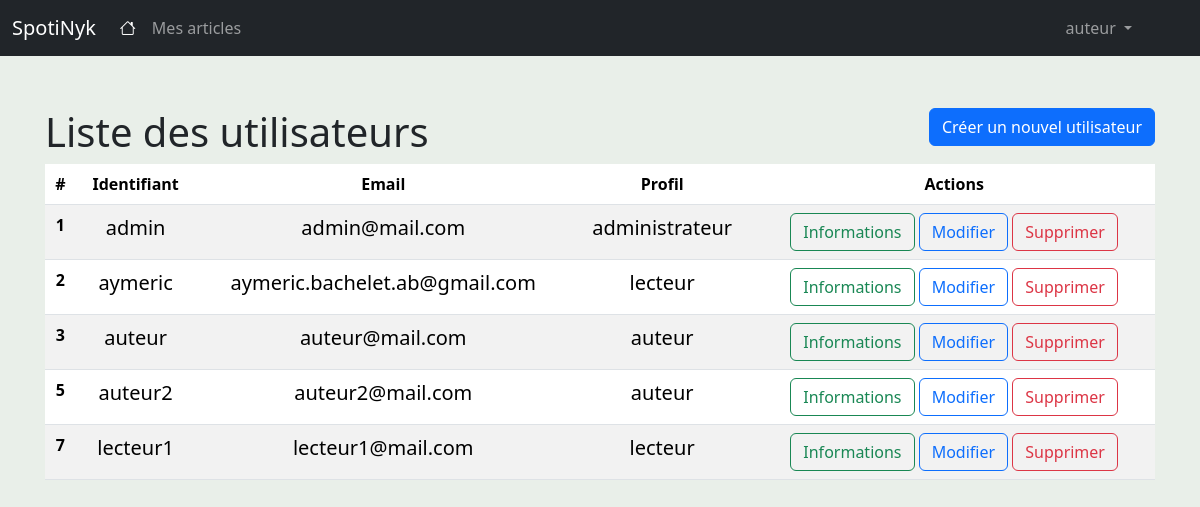
The app's page /admin/usagers (signed in) with its own data.
### app/models/tables.py (models this page shows, shortened)
class Usagers(db.Model):
    id = db.Column(db.Integer, primary_key=True)
    username = db.Column(db.String(80), unique=True, nullable=False)
    email = db.Column(db.String(120), unique=True, nullable=False)
    password = db.Column(db.String(100), nullable=False)
    profil_id = db.Column(db.Integer, db.ForeignKey('profils.id'), nullable=False)

### app/controllers/admin_controller.py (the view)
@login_required
def usagers():
    usagers = Usagers.query.all()
    return render_template('liste_usagers.html', usagers=usagers)

### app/ext/login.py (called while the page is built)
def init_app(app):
    lm.init_app(app)
    lm.login_view = 'default.login' #définir login_view : indiquer à Flask l'URL d'authentification des utilisateurs
    @lm.user_loader
    def load_usager(usager_id):
        return Usagers.query.get(usager_id)

### app/templates/liste_usagers.html (shortened to what this page needs)
{% extends "base.html" %}
{% block content %}
<div class="row">
    <div class="col">
        <h1 class="mt-5">Liste des utilisateurs</h1>
    </div>
    <div class="col text-end">
        <a class="btn btn-primary mt-5" href="{{url_for('admin.createUsager')}}"> Créer un nouvel utilisateur</a>
    </div>
</div>
<table class="table table-striped" style="text-align: center">
    <thead>
        <tr>
            <th scope="col">#</th>
            <th scope="col">Identifiant</th>
            <th scope="col">Email</th>
            <th scope="col">Profil</th>
            <th scope="col">Actions</th>
        </tr>
    </thead>
    <tbody>
        {% for usager in usagers %}
            <tr>
                <th scope="row">{{usager.id}}</th>
                <td class="lead">{{usager.username}}</td>
                <td class="lead">{{usager.email}}</td>
                <td class="lead">
                    {% if usager.profil_id == 1 %}
                        administrateur
                    {% elif usager.profil_id == 2 %}
                        auteur
                    {% else %}
                        lecteur
                    {% endif %}
                </td>
                <td>
                    <form action="{{ url_for('admin.destroyUsager', usager_id=usager.id) }}"
                          method="GET">
                        <a href="{{ url_for('admin.showUsager', usager_id=usager.id) }}"
                            class="btn btn-outline-success"
                            role="button">
                                Informations
                        </a>
                        <a href="{{ url_for('admin.updateUsager', usager_id=usager.id) }}"
                            class="btn btn-outline-primary"
                            role="button">
                                Modifier
                        </a>
                        <button type="submit" class="btn btn-outline-danger">Supprimer</button>
                    </form>
                </td>
            </tr>
        {% endfor %}
    </tbody>
</table>
{% endblock %}

### app/templates/base.html (shortened to what this page needs)
<!doctype html>
<html lang="en" class="h-100">
    <head>
        {% block head %}
                {% block styles %}
                    {{ bootstrap.load_css() }}
                    <link rel="stylesheet" href="https://cdn.jsdelivr.net/npm/bootstrap-icons@1.8.1/font/bootstrap-icons.css">
                {% endblock %}
        {% endblock %}
    </head>
    <body class="d-flex flex-column h-100" style="background-color: #e9efe9">
        <header>
            <nav class="navbar navbar-expand-md navbar-dark fixed-top bg-dark">
                <div class="container-fluid">
                    <a class="navbar-brand" href="{{url_for('default.index')}}">SpotiNyk</a>
                    <div class="collapse navbar-collapse" id="navbarCollapse">
                        <ul class="navbar-nav me-auto mb-2 mb-md-0">
                            <li class="nav-item">
                                <a class="nav-link active" aria-current="page" href="{{url_for('default.index')}}"> <i class="bi bi-house"></i></a>
                            </li>
                            {% if current_user.profil_id == 2 %}
                            <li class="nav-item">
                                <a class="nav-link" href="{{url_for('auteur.articles')}}">Mes articles</a>
                            </li>
                            {%endif%}
                        </ul>
                        <ul class="navbar-nav mr-auto me-5 ms-2 mb-md-0">
                            {% if current_user.is_authenticated %}
                            <li class="nav-item dropdown">
                                <a class="nav-link dropdown-toggle" href="#" id="navbarDropdown" role="button" data-bs-toggle="dropdown" aria-expanded="false">
                                  {{current_user.username}}
                                </a>
                            </li>
                            {%endif%}
                        </ul>
                    </div>
                </div>
            </nav>
        </header>
        <main class="flex-shrink-0">
            <div class="container">
                {% block content %}{% endblock %}
            </div>
        </main>
    </body>
</html>

### app/templates/base.html (style rules this page uses)
main > .container { padding: 60px 15px 0; }

### records on screen
Usagers: username "auteur", id "3", email "auteur@mail.com"
Usagers: id "1", username "admin", email "admin@mail.com", shows "administrateur"
Usagers: id "2", username "aymeric", email "aymeric.bachelet.ab@gmail.com", shows "lecteur"
Usagers: id "5", username "auteur2", email "auteur2@mail.com"
Usagers: id "7", username "lecteur1", email "lecteur1@mail.com"
